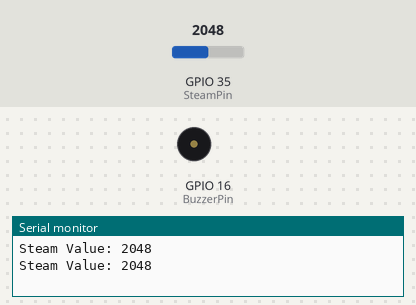
Bench run of a sketch on a simulated ESP32. On the bench: buzzer (waves = sounding), the last lines printed to the serial monitor. The inputs (shaded band) are chosen by the test bench; at power-on: GPIO 35 (SteamPin) = 2048.

Above: at 1.9 s.
2.0 s: GPIO 35 (SteamPin) set to 859
5.5 s: GPIO 35 (SteamPin) set to 728
At 6.6 s:
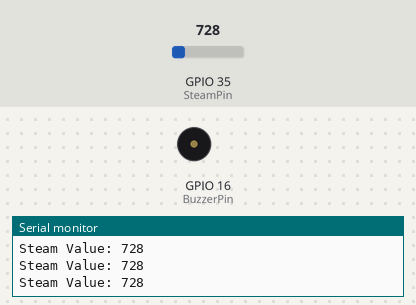
7.0 s: GPIO 35 (SteamPin) set to 840
At 7.15 s:
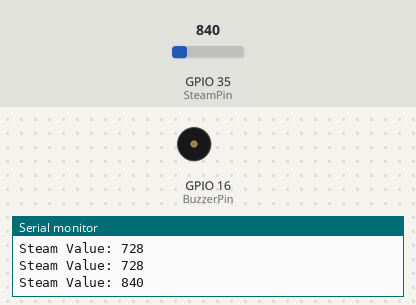
11.2 s: GPIO 35 (SteamPin) set to 760
At 12.3 s:
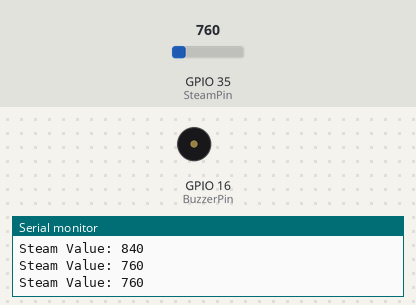
Timing chart, 0 to 13.7 s (numbered marks = the images above; inputs shaded):
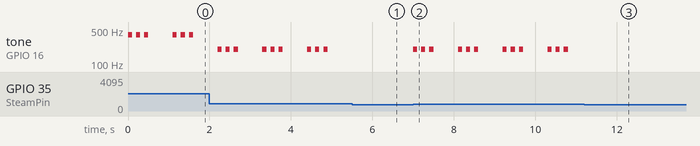

The sketch:

4.2Rainwater-Detection-System.ino
```cpp
#define SteamPin 35   //Define pins
#define BuzzerPin 16

void setup() {
  Serial.begin(9600);
  pinMode(SteamPin,INPUT);
  pinMode(BuzzerPin,OUTPUT);
}

void loop() {
  //Read the value of steam sensor
  int ReadValue = analogRead(SteamPin);
  Serial.print("Steam Value: ");
  Serial.println(ReadValue);
  //Determine whether the detected value is within 800~2000
  if(ReadValue >= 800 && 2000 > ReadValue){
    //Execute for 3 times
    for (int i = 0; i < 3; i++) {
      tone(BuzzerPin,200);
      delay(100);
      noTone(BuzzerPin);
      delay(100);
    }
  }
  //Determine whether the detected value is within 2000~4000
  else if (ReadValue >= 2000 && 4000 >= ReadValue) {
    for (int i = 0; i < 3; i++) {
      tone(BuzzerPin,400);
      delay(100);
      noTone(BuzzerPin);
      delay(100);
    }
  }
  //Determine whether the detected value is greater than 4000
  else if (ReadValue > 4000) {
    for (int i = 0; i < 3; i++) {
      tone(BuzzerPin,600);
      delay(100);
      noTone(BuzzerPin);
      delay(100);
    }
  }
  noTone(BuzzerPin);
  delay(500);
}
```

Measured:
- after the input at 5.5 s, tone on GPIO 16 (BuzzerPin): stops changing and stays silent
- after the input at 7.0 s, tone on GPIO 16 (BuzzerPin): silent → 200 Hz at once, then repeats every 1.1 s: 2 × (silent 0.10 s, 200 Hz 0.10 s), silent 0.60 s, 200 Hz 0.10 s
- after the input at 11.2 s, tone on GPIO 16 (BuzzerPin): stops changing and stays silent
- by itself, tone on GPIO 16 (BuzzerPin): repeats every 1.1 s: 2 × (silent 0.10 s, 200 Hz 0.10 s), silent 0.60 s, 200 Hz 0.10 s
